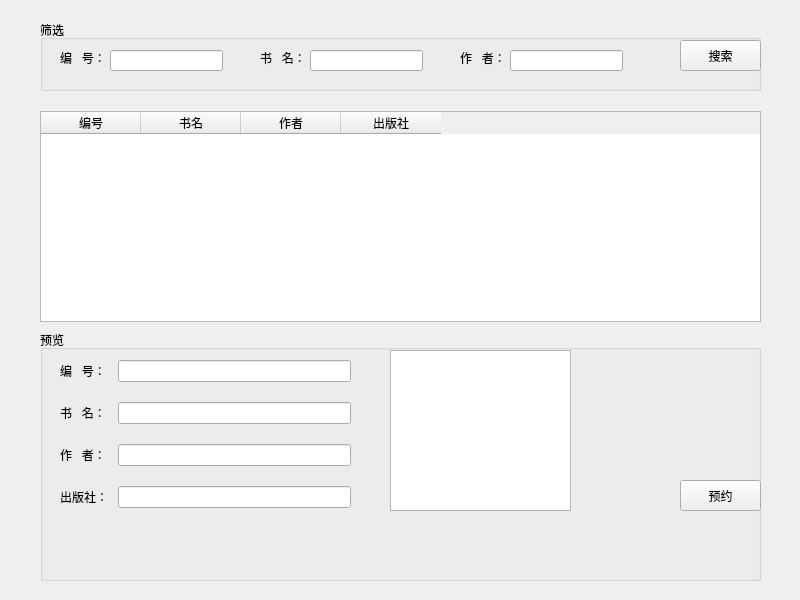
<?xml version="1.0" encoding="UTF-8"?>
<ui version="4.0">
 <class>Form</class>
 <widget class="QWidget" name="Form">
  <property name="geometry">
   <rect>
    <x>0</x>
    <y>0</y>
    <width>800</width>
    <height>600</height>
   </rect>
  </property>
  <property name="windowTitle">
   <string>预约图书</string>
  </property>
  <widget class="QTableWidget" name="BookTable">
   <property name="geometry">
    <rect>
     <x>40</x>
     <y>111</y>
     <width>721</width>
     <height>211</height>
    </rect>
   </property>
   <column>
    <property name="text">
     <string>编号</string>
    </property>
   </column>
   <column>
    <property name="text">
     <string>书名</string>
    </property>
   </column>
   <column>
    <property name="text">
     <string>作者</string>
    </property>
   </column>
   <column>
    <property name="text">
     <string>出版社</string>
    </property>
   </column>
  </widget>
  <widget class="QGroupBox" name="groupBox">
   <property name="geometry">
    <rect>
     <x>40</x>
     <y>20</y>
     <width>721</width>
     <height>71</height>
    </rect>
   </property>
   <property name="title">
    <string>筛选</string>
   </property>
   <widget class="QLabel" name="label">
    <property name="geometry">
     <rect>
      <x>20</x>
      <y>30</y>
      <width>53</width>
      <height>15</height>
     </rect>
    </property>
    <property name="text">
     <string>编   号：</string>
    </property>
   </widget>
   <widget class="QLabel" name="label_2">
    <property name="geometry">
     <rect>
      <x>220</x>
      <y>30</y>
      <width>53</width>
      <height>15</height>
     </rect>
    </property>
    <property name="text">
     <string>书   名：</string>
    </property>
   </widget>
   <widget class="QLabel" name="label_3">
    <property name="geometry">
     <rect>
      <x>420</x>
      <y>30</y>
      <width>53</width>
      <height>15</height>
     </rect>
    </property>
    <property name="text">
     <string>作   者：</string>
    </property>
   </widget>
   <widget class="QPushButton" name="searchSure">
    <property name="geometry">
     <rect>
      <x>640</x>
      <y>20</y>
      <width>81</width>
      <height>31</height>
     </rect>
    </property>
    <property name="text">
     <string>搜索</string>
    </property>
   </widget>
   <widget class="QLineEdit" name="selectBid">
    <property name="geometry">
     <rect>
      <x>70</x>
      <y>30</y>
      <width>113</width>
      <height>21</height>
     </rect>
    </property>
   </widget>
   <widget class="QLineEdit" name="selectBname">
    <property name="geometry">
     <rect>
      <x>270</x>
      <y>30</y>
      <width>113</width>
      <height>21</height>
     </rect>
    </property>
   </widget>
   <widget class="QLineEdit" name="selectAuthor">
    <property name="geometry">
     <rect>
      <x>470</x>
      <y>30</y>
      <width>113</width>
      <height>21</height>
     </rect>
    </property>
   </widget>
  </widget>
  <widget class="QGroupBox" name="groupBox_2">
   <property name="geometry">
    <rect>
     <x>40</x>
     <y>330</y>
     <width>721</width>
     <height>251</height>
    </rect>
   </property>
   <property name="title">
    <string>预览</string>
   </property>
   <widget class="QWidget" name="formLayoutWidget">
    <property name="geometry">
     <rect>
      <x>10</x>
      <y>20</y>
      <width>311</width>
      <height>171</height>
     </rect>
    </property>
    <layout class="QFormLayout" name="formLayout">
     <property name="horizontalSpacing">
      <number>10</number>
     </property>
     <property name="verticalSpacing">
      <number>20</number>
     </property>
     <property name="leftMargin">
      <number>10</number>
     </property>
     <property name="topMargin">
      <number>10</number>
     </property>
     <property name="rightMargin">
      <number>10</number>
     </property>
     <property name="bottomMargin">
      <number>10</number>
     </property>
     <item row="0" column="0">
      <widget class="QLabel" name="label_5">
       <property name="text">
        <string>编   号：</string>
       </property>
      </widget>
     </item>
     <item row="0" column="1">
      <widget class="QLineEdit" name="viewBid"/>
     </item>
     <item row="1" column="0">
      <widget class="QLabel" name="label_6">
       <property name="text">
        <string>书   名：</string>
       </property>
      </widget>
     </item>
     <item row="1" column="1">
      <widget class="QLineEdit" name="viewBname"/>
     </item>
     <item row="2" column="0">
      <widget class="QLabel" name="label_7">
       <property name="text">
        <string>作   者：</string>
       </property>
      </widget>
     </item>
     <item row="2" column="1">
      <widget class="QLineEdit" name="viewAuthor"/>
     </item>
     <item row="3" column="0">
      <widget class="QLabel" name="label_8">
       <property name="text">
        <string>出版社：</string>
       </property>
      </widget>
     </item>
     <item row="3" column="1">
      <widget class="QLineEdit" name="viewPublisher"/>
     </item>
    </layout>
   </widget>
   <widget class="QGraphicsView" name="viewCover">
    <property name="geometry">
     <rect>
      <x>350</x>
      <y>20</y>
      <width>181</width>
      <height>161</height>
     </rect>
    </property>
   </widget>
   <widget class="QPushButton" name="reserveSure">
    <property name="geometry">
     <rect>
      <x>640</x>
      <y>150</y>
      <width>81</width>
      <height>31</height>
     </rect>
    </property>
    <property name="text">
     <string>预约</string>
    </property>
   </widget>
  </widget>
 </widget>
 <resources/>
 <connections/>
</ui>
